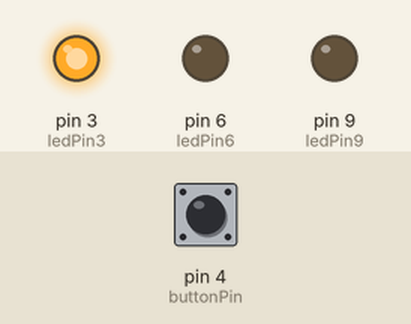
This sketch was run on a simulated Arduino Uno, built with avr-gcc and run on an emulated ATmega328P. Parts: output pins drawn as LEDs (lit = HIGH). The test bench sets the inputs (shaded band); at power-on: pin 4 (buttonPin) HIGH.

Above: at 1.2 s.
1.3 s: pin 4 (buttonPin) pulled LOW for 0.15 s
At 2.2 s:
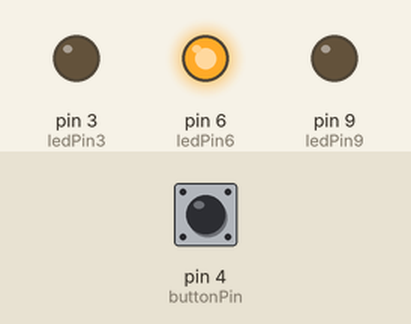
2.9 s: pin 4 (buttonPin) pulled LOW for 1 s
At 4.6 s:
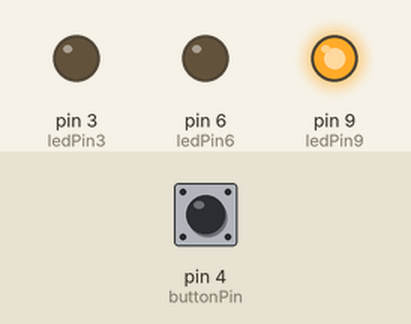
5.4 s: pin 4 (buttonPin) pulled LOW for 3.2 s
At 9.4 s:
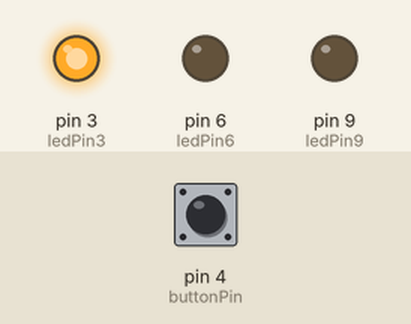
Timing chart, 0 to 10.9 s (numbered marks = the images above; inputs shaded):
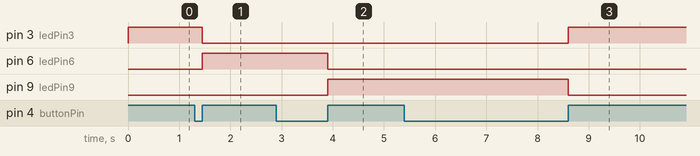

The sketch:

single-button-switch.ino
```cpp
#include "ButtonCustom.h"
#include "LedCustom.h"
#include "LedHandler.h"

int ledPin3 = 3;
int ledPin6 = 6;
int ledPin9 = 9;
int buttonPin = 4;

LedCustom leds[] = {
  LedCustom(ledPin3, "Blue", HIGH),
  LedCustom(ledPin6, "Yellow", LOW),
  LedCustom(ledPin9, "Red", LOW)
};

LedHandler ledsHandler(leds, 2);
ButtonCustom mainButton(buttonPin, &ledsHandler);


void setup() {

}

void loop() {
  mainButton.checkIsPressed();

}
```

ButtonCustom.cpp
```cpp
#include "ButtonCustom.h"
#include "LedHandler.h"

ButtonCustom::ButtonCustom(int pin, LedHandler* ledHandler) {
    _pin = pin;
    _ledHandler = ledHandler;
    _lastButtonState = HIGH; // set to high because we want it to start off
    _isClicked = false;
    pinMode(pin, INPUT_PULLUP);
}

//check if button is pressed with debounce
// debounce is probably not needed right now as we are checking on release but keep it for now
bool ButtonCustom::isPressed() {
    static unsigned long lastPressTime = 0;
    unsigned long now = millis();

    // Button is LOW when pressed with INPUT_PULLUP
    if (digitalRead(_pin) == LOW) {
        if (now - lastPressTime > 200) { // 200ms debounce
            lastPressTime = now;
            return true;   // Valid press
        }
    }

    return false;
}

bool ButtonCustom::wasReleased() {
    bool currentState = digitalRead(_pin);  // HIGH or LOW
    bool event = false;

    // Detect transition: LOW → HIGH (button released)
    if (_lastButtonState == LOW && currentState == HIGH) {
        event = true;
    }

    _lastButtonState = currentState;
    return event;
}

void ButtonCustom::checkIsPressed() {
    if (wasReleased() && !isPressed()) {
        _isClicked = !_isClicked;
        moveLight();
    }
}

void ButtonCustom::moveLight() {
    _ledHandler->moveToNextLight();
}
```

ButtonCustom.h
```cpp
#ifndef BUTTONCUSTOM_H
#define BUTTONCUSTOM_H

#include <Arduino.h>
#include "LedHandler.h"


class ButtonCustom {
public:
    ButtonCustom(int pin, LedHandler* ledHandler);
    bool isPressed();
    void checkIsPressed();
    void moveLight();
    bool wasReleased();

private:
    int _pin;
    bool _isClicked;
    int _lastButtonState;
    LedHandler* _ledHandler;
};

#endif
```

LedCustom.cpp
```cpp
#include "LedCustom.h"

LedCustom::LedCustom(int pin, String color, int defaultState) {
    _pin = pin;
    _color = color;
    _defaultState = defaultState; // HIGH OR LOW
    pinMode(_pin, OUTPUT);
    digitalWrite(_pin, _defaultState);
}

void LedCustom::turnOn() {
  digitalWrite(_pin, HIGH);
}

void LedCustom::turnOff() {
  digitalWrite(_pin, LOW);
}
```

LedCustom.h
```cpp
#ifndef LEDCUSTOM_H
#define LEDCUSTOM_H

#include <Arduino.h>

class LedCustom {
public:
    LedCustom(int pin, String color, int defaultState);
    void turnOn();
    void turnOff();
private:
    int _pin;
    int _defaultState;
    String _color;
};

#endif
```

LedHandler.cpp
```cpp
#include "LedHandler.h"
#include "LedCustom.h"

LedHandler::LedHandler(LedCustom* leds, int len) {
  _leds = leds;
  _maxLen = len; //can not be 0
  _currentIndex = 0;
  _lastIndex = 0;
}

void LedHandler::moveToNextLight() {
  _lastIndex = _currentIndex;
  _currentIndex = (_currentIndex + 1) > _maxLen ? 0 : _currentIndex + 1;
  lightUp();
}

void LedHandler::lightUp() {
  _leds[_lastIndex].turnOff();
  _leds[_currentIndex].turnOn();
}
```

LedHandler.h
```cpp
#ifndef LEDHANDLER_H
#define LEDHANDLER_H

#include <Arduino.h>
#include "LedCustom.h"

class LedHandler {
public:
    LedHandler(LedCustom* leds, int len);
    void moveToNextLight();
    void lightUp();
private:
  LedCustom* _leds;
  int _maxLen;
  int _currentIndex;
  int _lastIndex;
};

#endif
```

Measured:
- after the input at 1.3 s, pin 3 (ledPin3): HIGH → LOW after 0.15 s; pin 6 (ledPin6): LOW → HIGH after 0.15 s
- after the input at 2.9 s, pin 6 (ledPin6): HIGH → LOW after 1.0 s; pin 9 (ledPin9): LOW → HIGH after 1.0 s
- after the input at 5.4 s, pin 3 (ledPin3): LOW → HIGH after 3.2 s; pin 9 (ledPin9): HIGH → LOW after 3.2 s
